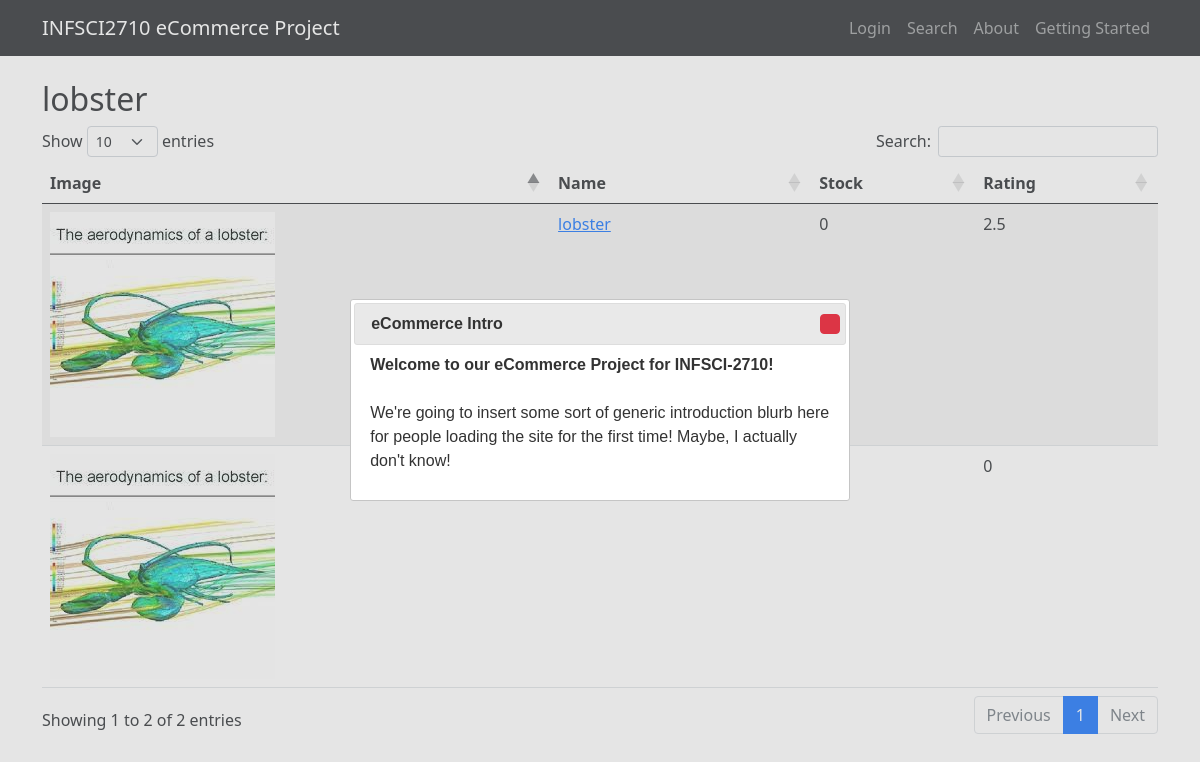
Before: /categories/1/ with the older database file.
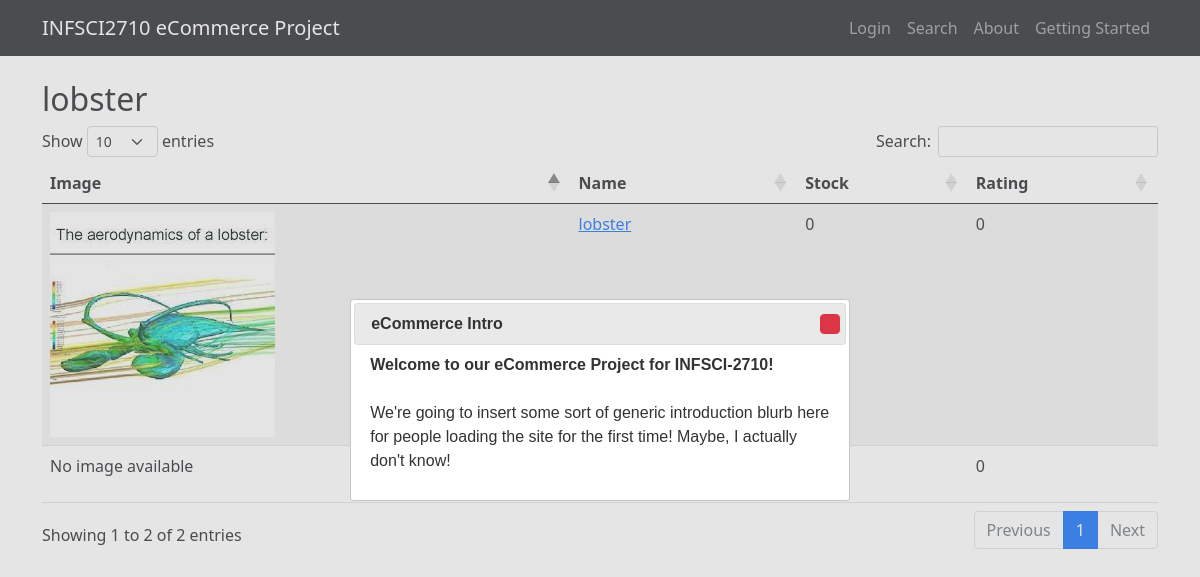
After: the same page with the newer database file.
### app/models.py (models this page shows, shortened)
class Product(models.Model):
    name = models.CharField(max_length=200)
    description = models.TextField()
    price = models.DecimalField(max_digits=10, decimal_places=2)
    category = models.ForeignKey(Category, related_name='products', on_delete=models.PROTECT)
    image = models.ImageField(upload_to='product_images/', blank=True, null=True)
    listed = models.BooleanField(default=True)
    def avg_rating(self):
        ratings = Review.objects.filter(product = self)
        if len(ratings) > 0:
            avg = 0
            for rating in ratings:
                avg = avg + rating.rating
            return avg / len(ratings)
        else:
            return 0
    def total_stock(self):
        items = Inventory.objects.filter(product = self)
        stock = 0
        for item in items:
            stock = stock + item.quantity
        return stock

class Review(models.Model):
    customer = models.ForeignKey(Customer, related_name='reviews', on_delete=models.CASCADE)
    product = models.ForeignKey(Product, related_name='reviews', on_delete=models.CASCADE)
    rating = models.PositiveSmallIntegerField(validators=[MinValueValidator(1), MaxValueValidator(5)])
    comment = models.CharField(max_length=1000)

### app/views.py (the view)
# urls.py: path('categories/<int:category_id>/', views.category_products, name='category_products'),
def category_products(request, category_id):
    products = Product.objects.filter(category= category_id)
    products.filter(listed = True)
    category_name = Category.objects.get(id = category_id)
    return render(request, "category_product_list.html", {"category_name":category_name, "products_list":products})

### app/models.py (called while the page is built)
    def __str__(self):
        return self.name

### templates/category_product_list.html (shortened to what this page needs)
{% extends "base.html" %}
{% block content %}
<div class="container mt-4">
    <h2>{{ category_name }}</h2>
    <table id="productsTable" class="table table-striped" style="width:100%">
        <thead>
            <tr>
                <th>Image</th>
                <th>Name</th>
                <th>Stock</th>
                <th>Rating</th>
            </tr>
        </thead>
        <tbody>
            {% for product in products_list %}
            <tr>
                <td>
                    {% if product.image %}
                    <img src="{{ product.image.url }}" alt="{{ product.name }}" class="img-fluid">
                    {% else %}
                    <p>No image available</p>
                    {% endif %}
                </td>
                <td>
                    <a href="{% url 'product_page' product.id %}">{{ product.name }}</a>
                </td>
                <td>
                    {{ product.total_stock }}
                </td>
                <td>
                    {{ product.avg_rating }}
                </td>
            </tr>
            {% endfor %}
        </tbody>
    </table>
</div>
{% endblock %}

Changed rows visible on the page:
changed Product "lobster": avg_rating "2.5" → "0"
changed Product (number 2 of 2 on the later page): image: picture removed; now shows "No image available"
